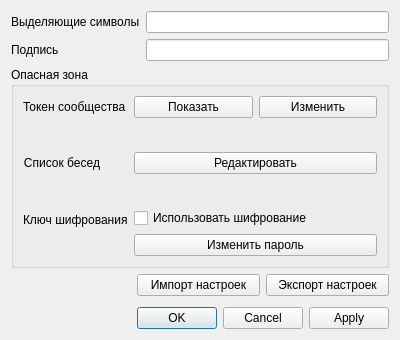
<?xml version="1.0" encoding="UTF-8"?>
<ui version="4.0">
 <class>DialogSettings</class>
 <widget class="QDialog" name="DialogSettings">
  <property name="geometry">
   <rect>
    <x>0</x>
    <y>0</y>
    <width>400</width>
    <height>340</height>
   </rect>
  </property>
  <property name="maximumSize">
   <size>
    <width>400</width>
    <height>469</height>
   </size>
  </property>
  <property name="contextMenuPolicy">
   <enum>Qt::NoContextMenu</enum>
  </property>
  <property name="windowTitle">
   <string>Настройки</string>
  </property>
  <layout class="QGridLayout" name="gridLayout">
   <item row="1" column="0" colspan="3">
    <widget class="QGroupBox" name="groupBox">
     <property name="title">
      <string>Опасная зона</string>
     </property>
     <layout class="QFormLayout" name="formLayout_2">
      <item row="0" column="0">
       <widget class="QLabel" name="label_3">
        <property name="text">
         <string>Токен сообщества</string>
        </property>
       </widget>
      </item>
      <item row="0" column="1">
       <layout class="QGridLayout" name="gridLayout_2">
        <item row="0" column="0">
         <widget class="QPushButton" name="btShowToken">
          <property name="text">
           <string>Показать</string>
          </property>
         </widget>
        </item>
        <item row="0" column="1">
         <widget class="QPushButton" name="btEditToken">
          <property name="text">
           <string>Изменить</string>
          </property>
         </widget>
        </item>
       </layout>
      </item>
      <item row="1" column="1">
       <spacer name="verticalSpacer">
        <property name="orientation">
         <enum>Qt::Vertical</enum>
        </property>
        <property name="sizeHint" stdset="0">
         <size>
          <width>20</width>
          <height>40</height>
         </size>
        </property>
       </spacer>
      </item>
      <item row="2" column="0">
       <widget class="QLabel" name="label_4">
        <property name="text">
         <string>Список бесед</string>
        </property>
        <property name="alignment">
         <set>Qt::AlignRight|Qt::AlignTrailing|Qt::AlignVCenter</set>
        </property>
       </widget>
      </item>
      <item row="2" column="1">
       <widget class="QPushButton" name="btEditChatsList">
        <property name="text">
         <string>Редактировать</string>
        </property>
       </widget>
      </item>
      <item row="3" column="1">
       <spacer name="verticalSpacer_2">
        <property name="orientation">
         <enum>Qt::Vertical</enum>
        </property>
        <property name="sizeHint" stdset="0">
         <size>
          <width>20</width>
          <height>40</height>
         </size>
        </property>
       </spacer>
      </item>
      <item row="4" column="0">
       <widget class="QLabel" name="label_5">
        <property name="text">
         <string>Ключ шифрования</string>
        </property>
       </widget>
      </item>
      <item row="4" column="1">
       <layout class="QGridLayout" name="gridLayout_3">
        <item row="1" column="0">
         <widget class="QPushButton" name="btEditKey">
          <property name="text">
           <string>Изменить пароль</string>
          </property>
         </widget>
        </item>
        <item row="0" column="0">
         <widget class="QCheckBox" name="chbUseKeyCry">
          <property name="text">
           <string>Использовать шифрование</string>
          </property>
         </widget>
        </item>
       </layout>
      </item>
     </layout>
    </widget>
   </item>
   <item row="2" column="1">
    <widget class="QPushButton" name="btImportSettings">
     <property name="text">
      <string>Импорт настроек</string>
     </property>
    </widget>
   </item>
   <item row="3" column="1">
    <spacer name="verticalSpacer_3">
     <property name="orientation">
      <enum>Qt::Vertical</enum>
     </property>
     <property name="sizeHint" stdset="0">
      <size>
       <width>20</width>
       <height>40</height>
      </size>
     </property>
    </spacer>
   </item>
   <item row="4" column="1" colspan="2">
    <widget class="QDialogButtonBox" name="buttonBoxAct">
     <property name="orientation">
      <enum>Qt::Horizontal</enum>
     </property>
     <property name="standardButtons">
      <set>QDialogButtonBox::Apply|QDialogButtonBox::Cancel|QDialogButtonBox::Ok</set>
     </property>
    </widget>
   </item>
   <item row="2" column="0">
    <spacer name="horizontalSpacer">
     <property name="orientation">
      <enum>Qt::Horizontal</enum>
     </property>
     <property name="sizeHint" stdset="0">
      <size>
       <width>40</width>
       <height>20</height>
      </size>
     </property>
    </spacer>
   </item>
   <item row="2" column="2">
    <widget class="QPushButton" name="btExportSettings">
     <property name="text">
      <string>Экспорт настроек</string>
     </property>
    </widget>
   </item>
   <item row="0" column="0" colspan="3">
    <layout class="QFormLayout" name="formLayout">
     <item row="0" column="0">
      <widget class="QLabel" name="label">
       <property name="text">
        <string>Выделяющие символы</string>
       </property>
      </widget>
     </item>
     <item row="0" column="1">
      <widget class="QLineEdit" name="leHSymbols"/>
     </item>
     <item row="1" column="0">
      <widget class="QLabel" name="label_2">
       <property name="text">
        <string>Подпись</string>
       </property>
      </widget>
     </item>
     <item row="1" column="1">
      <widget class="QLineEdit" name="leSignature"/>
     </item>
    </layout>
   </item>
  </layout>
 </widget>
 <resources/>
 <connections/>
</ui>
